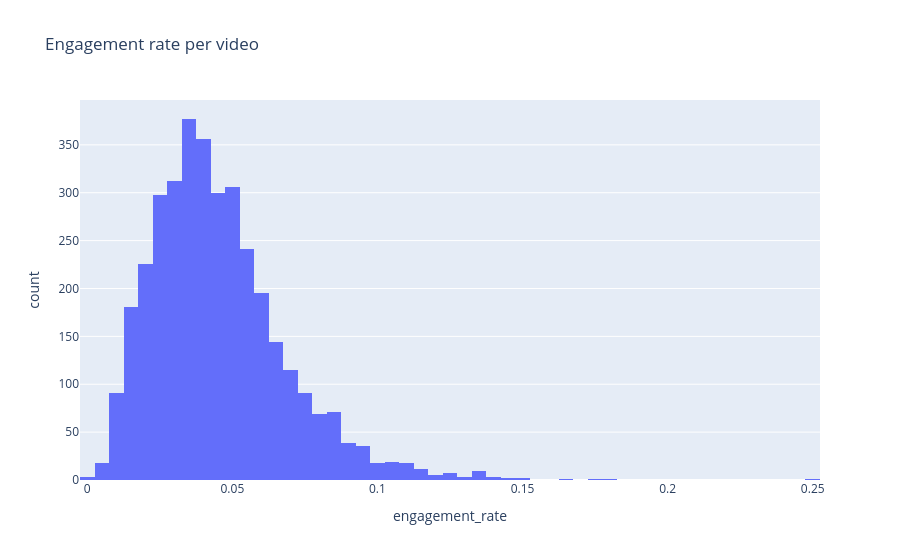

The notebook cell this image was saved under:
### Code cell
fig = px.histogram(
    df, x='engagement_rate',
    nbins=80,
    title= 'Engagement rate per video'
    )
fig.show()

### Figure 1 — Plotly figure (JSON) as saved in the notebook; plotly's stock layout.template omitted (floating-point values rounded to 4 significant figures; data arrays with more than 128 entries replaced by an {"elided": "..."} marker saying what was removed)
{"data": [{"bingroup": "x", "hovertemplate": "engagement_rate=%{x}<br>count=%{y}<extra></extra>", "legendgroup": "", "marker": {"color": "#636efa", "pattern": {"shape": ""}}, "name": "", "nbinsx": 80, "orientation": "v", "showlegend": false, "type": "histogram", "x": {"elided": "3571 float values"}, "xaxis": "x", "yaxis": "y"}], "layout": {"barmode": "relative", "legend": {"tracegroupgap": 0}, "title": {"text": "Engagement rate per video"}, "xaxis": {"anchor": "y", "domain": [0, 1], "title": {"text": "engagement_rate"}}, "yaxis": {"anchor": "x", "domain": [0, 1], "title": {"text": "count"}}}}
